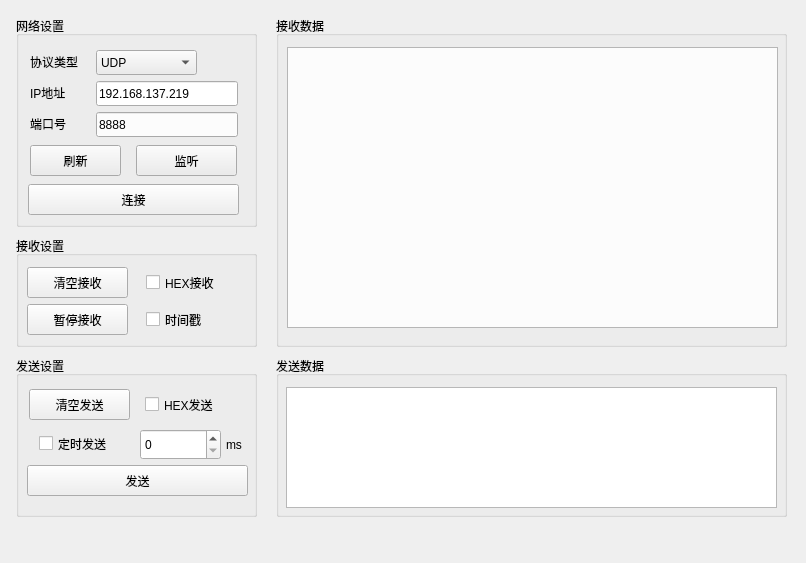
<?xml version="1.0" encoding="UTF-8"?>
<ui version="4.0">
 <class>nettooldebugwidget</class>
 <widget class="QWidget" name="nettooldebugwidget">
  <property name="geometry">
   <rect>
    <x>0</x>
    <y>0</y>
    <width>806</width>
    <height>563</height>
   </rect>
  </property>
  <property name="windowTitle">
   <string>Form</string>
  </property>
  <widget class="QPlainTextEdit" name="recvEdit">
   <property name="geometry">
    <rect>
     <x>287</x>
     <y>47</y>
     <width>491</width>
     <height>281</height>
    </rect>
   </property>
   <property name="readOnly">
    <bool>true</bool>
   </property>
  </widget>
  <widget class="QGroupBox" name="groupBox_4">
   <property name="geometry">
    <rect>
     <x>276</x>
     <y>16</y>
     <width>511</width>
     <height>331</height>
    </rect>
   </property>
   <property name="title">
    <string>接收数据</string>
   </property>
  </widget>
  <widget class="QGroupBox" name="groupBox_3">
   <property name="geometry">
    <rect>
     <x>16</x>
     <y>356</y>
     <width>241</width>
     <height>161</height>
    </rect>
   </property>
   <property name="title">
    <string>发送设置</string>
   </property>
   <widget class="QLabel" name="label_5">
    <property name="geometry">
     <rect>
      <x>210</x>
      <y>80</y>
      <width>20</width>
      <height>17</height>
     </rect>
    </property>
    <property name="text">
     <string>ms</string>
    </property>
   </widget>
  </widget>
  <widget class="QLineEdit" name="port">
   <property name="geometry">
    <rect>
     <x>96</x>
     <y>112</y>
     <width>142</width>
     <height>25</height>
    </rect>
   </property>
   <property name="text">
    <string>8888</string>
   </property>
  </widget>
  <widget class="QPushButton" name="clr_send">
   <property name="geometry">
    <rect>
     <x>29</x>
     <y>389</y>
     <width>101</width>
     <height>31</height>
    </rect>
   </property>
   <property name="text">
    <string>清空发送</string>
   </property>
  </widget>
  <widget class="QPushButton" name="listen">
   <property name="geometry">
    <rect>
     <x>136</x>
     <y>145</y>
     <width>101</width>
     <height>31</height>
    </rect>
   </property>
   <property name="text">
    <string>监听</string>
   </property>
  </widget>
  <widget class="QLabel" name="label_3">
   <property name="geometry">
    <rect>
     <x>30</x>
     <y>112</y>
     <width>45</width>
     <height>23</height>
    </rect>
   </property>
   <property name="text">
    <string>端口号</string>
   </property>
  </widget>
  <widget class="QCheckBox" name="hex_send">
   <property name="geometry">
    <rect>
     <x>145</x>
     <y>390</y>
     <width>101</width>
     <height>29</height>
    </rect>
   </property>
   <property name="text">
    <string>HEX发送</string>
   </property>
  </widget>
  <widget class="QGroupBox" name="groupBox_2">
   <property name="geometry">
    <rect>
     <x>16</x>
     <y>236</y>
     <width>241</width>
     <height>111</height>
    </rect>
   </property>
   <property name="title">
    <string>接收设置</string>
   </property>
  </widget>
  <widget class="QCheckBox" name="hex_recv">
   <property name="geometry">
    <rect>
     <x>146</x>
     <y>268</y>
     <width>101</width>
     <height>29</height>
    </rect>
   </property>
   <property name="text">
    <string>HEX接收</string>
   </property>
  </widget>
  <widget class="QComboBox" name="network_protocol">
   <property name="geometry">
    <rect>
     <x>96</x>
     <y>50</y>
     <width>101</width>
     <height>25</height>
    </rect>
   </property>
   <item>
    <property name="text">
     <string>UDP</string>
    </property>
   </item>
   <item>
    <property name="text">
     <string>TCP服务器</string>
    </property>
   </item>
   <item>
    <property name="text">
     <string>TCP客户端</string>
    </property>
   </item>
  </widget>
  <widget class="QGroupBox" name="groupBox_5">
   <property name="geometry">
    <rect>
     <x>276</x>
     <y>356</y>
     <width>511</width>
     <height>161</height>
    </rect>
   </property>
   <property name="title">
    <string>发送数据</string>
   </property>
  </widget>
  <widget class="QPushButton" name="pause_recv">
   <property name="geometry">
    <rect>
     <x>27</x>
     <y>304</y>
     <width>101</width>
     <height>31</height>
    </rect>
   </property>
   <property name="text">
    <string>暂停接收</string>
   </property>
  </widget>
  <widget class="QPushButton" name="refresh">
   <property name="geometry">
    <rect>
     <x>30</x>
     <y>145</y>
     <width>91</width>
     <height>31</height>
    </rect>
   </property>
   <property name="text">
    <string>刷新</string>
   </property>
  </widget>
  <widget class="QPushButton" name="send">
   <property name="geometry">
    <rect>
     <x>27</x>
     <y>465</y>
     <width>221</width>
     <height>31</height>
    </rect>
   </property>
   <property name="text">
    <string>发送</string>
   </property>
  </widget>
  <widget class="QPushButton" name="clr_recv">
   <property name="geometry">
    <rect>
     <x>27</x>
     <y>267</y>
     <width>101</width>
     <height>31</height>
    </rect>
   </property>
   <property name="text">
    <string>清空接收</string>
   </property>
  </widget>
  <widget class="QLabel" name="label">
   <property name="geometry">
    <rect>
     <x>30</x>
     <y>50</y>
     <width>60</width>
     <height>23</height>
    </rect>
   </property>
   <property name="text">
    <string>协议类型</string>
   </property>
  </widget>
  <widget class="QGroupBox" name="groupBox">
   <property name="geometry">
    <rect>
     <x>16</x>
     <y>16</y>
     <width>241</width>
     <height>211</height>
    </rect>
   </property>
   <property name="title">
    <string>网络设置</string>
   </property>
  </widget>
  <widget class="QLabel" name="label_2">
   <property name="geometry">
    <rect>
     <x>30</x>
     <y>81</y>
     <width>44</width>
     <height>23</height>
    </rect>
   </property>
   <property name="text">
    <string>IP地址</string>
   </property>
  </widget>
  <widget class="QCheckBox" name="clk_recv">
   <property name="geometry">
    <rect>
     <x>146</x>
     <y>305</y>
     <width>70</width>
     <height>29</height>
    </rect>
   </property>
   <property name="text">
    <string>时间戳</string>
   </property>
  </widget>
  <widget class="QPushButton" name="connect">
   <property name="geometry">
    <rect>
     <x>28</x>
     <y>184</y>
     <width>211</width>
     <height>31</height>
    </rect>
   </property>
   <property name="text">
    <string>连接</string>
   </property>
  </widget>
  <widget class="QSpinBox" name="send_time">
   <property name="geometry">
    <rect>
     <x>140</x>
     <y>429</y>
     <width>81</width>
     <height>31</height>
    </rect>
   </property>
  </widget>
  <widget class="QTextEdit" name="sendEdit">
   <property name="geometry">
    <rect>
     <x>286</x>
     <y>387</y>
     <width>491</width>
     <height>121</height>
    </rect>
   </property>
  </widget>
  <widget class="QCheckBox" name="clk_send">
   <property name="geometry">
    <rect>
     <x>39</x>
     <y>428</y>
     <width>91</width>
     <height>31</height>
    </rect>
   </property>
   <property name="text">
    <string>定时发送</string>
   </property>
  </widget>
  <widget class="QLineEdit" name="ip_addr">
   <property name="geometry">
    <rect>
     <x>96</x>
     <y>81</y>
     <width>142</width>
     <height>25</height>
    </rect>
   </property>
   <property name="text">
    <string>192.168.137.219</string>
   </property>
  </widget>
 </widget>
 <resources/>
 <connections/>
</ui>
